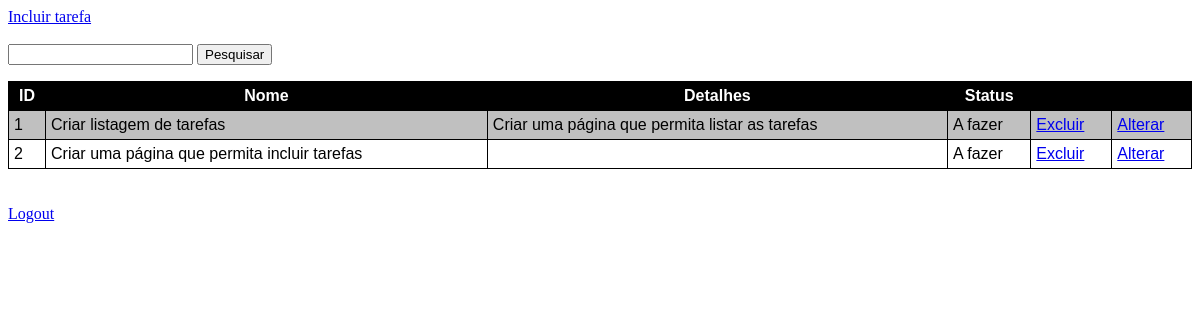
Page /tarefas/listar_tarefas.php on the earlier database version.
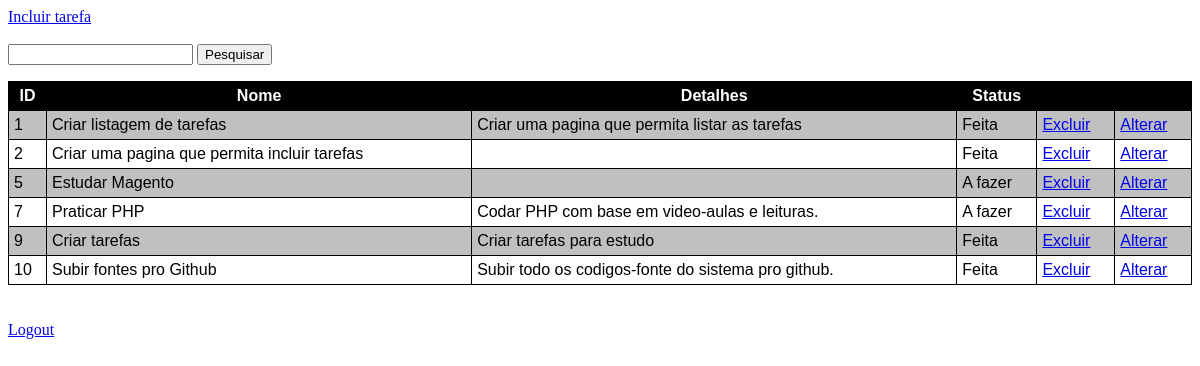
Same page on the later database version.
### tables this page shows
CREATE TABLE `tarefas` (
  `id` int(11) NOT NULL,
  `nome` varchar(100) NOT NULL,
  `detalhes` text,
  `status` tinyint(4) DEFAULT '0'
);

### tarefas/listar_tarefas.php (the view, shortened to what this page needs)
<html>
    <head>
    </head>
    <body>
        <a href="incluir_tarefa.php">Incluir tarefa</a><br><br>
        <form action="listar_tarefas.php" method="POST">
            <input type="text" name="key"/>
            <input type="submit" value="Pesquisar"/>
        </form>
        <?php
        require_once("criar_conexao.php");
        $sql = "SELECT * FROM tarefas";
        $result = $conn->query($sql);
        if($result->num_rows > 0){
                ?>
                <table width="100%">
                <tr>
                    <th>ID</th>
                    <th>Nome</th>
                    <th>Detalhes</th>
                    <th>Status</th>
                    <th></th>
                    <th></th>
                </tr>
                <?php
            while($row = $result->fetch_assoc()){
                echo "<tr>";
                echo "<td>".$row["id"]."</td>";
                echo "<td>".$row["nome"]."</td>";
                echo "<td>".$row["detalhes"]."</td>";
                echo "<td>";
                echo ($row["status"]==0)?"A fazer":"Feita";
                echo "<td><a href='excluir_tarefa.php?id=".$row["id"]."'>Excluir</a></td>";
                echo "<td><a href='incluir_tarefa.php?id=".$row["id"]."'>Alterar</a></td>";
                echo "</tr>";
            }
            ?>
            </table>
            <?php
        }else{
            echo "retornou nada";
        }
        ?>
    </body>
</html>
<a href="logout.php">Logout</a>

### tarefas/listar_tarefas.php (style rules this page uses)
table, th, td { border: 1px solid black; border-collapse: collapse; font-family: arial, sans-serif; }
td, th { padding: 5px; }
tr:nth-child(even) { background-color: silver; }
th { background-color: black; color: white; }

Differences in the rows shown:
changed tarefas "Criar listagem de tarefas": detalhes "Criar uma página que permita listar as tarefas" → "Criar uma pagina que permita listar as tarefas"; status "A fazer" → "Feita"
changed tarefas id 2: nome "Criar uma página que permita incluir tarefas" → "Criar uma pagina que permita incluir tarefas"; status "A fazer" → "Feita"
added tarefas: id "5", nome "Estudar Magento", status "A fazer"
added tarefas: id "7", nome "Praticar PHP", detalhes "Codar PHP com base em video-aulas e leituras.", status "A fazer"
added tarefas: id "9", nome "Criar tarefas", detalhes "Criar tarefas para estudo", status "Feita"
added tarefas: id "10", nome "Subir fontes pro Github", detalhes "Subir todo os codigos-fonte do sistema pro github.", status "Feita"
